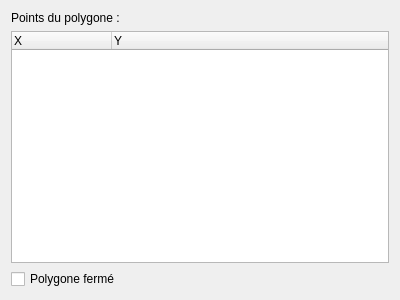
<?xml version="1.0" encoding="UTF-8"?>
<ui version="4.0">
 <class>PolygonEditor</class>
 <widget class="QWidget" name="PolygonEditor">
  <property name="geometry">
   <rect>
    <x>0</x>
    <y>0</y>
    <width>400</width>
    <height>300</height>
   </rect>
  </property>
  <property name="windowTitle">
   <string>Form</string>
  </property>
  <layout class="QVBoxLayout" name="m_main_layout">
   <item>
    <widget class="QLabel" name="label">
     <property name="text">
      <string>Points du polygone :</string>
     </property>
    </widget>
   </item>
   <item>
    <widget class="QTreeWidget" name="m_points_list_tree">
     <property name="contextMenuPolicy">
      <enum>Qt::ActionsContextMenu</enum>
     </property>
     <column>
      <property name="text">
       <string>X</string>
      </property>
     </column>
     <column>
      <property name="text">
       <string>Y</string>
      </property>
     </column>
    </widget>
   </item>
   <item>
    <widget class="QCheckBox" name="m_close_polygon_cb">
     <property name="text">
      <string>Polygone fermé</string>
     </property>
    </widget>
   </item>
  </layout>
  <action name="m_add_point_action">
   <property name="icon">
    <iconset resource="../../../qelectrotech.qrc">
     <normaloff>:/ico/16x16/list-add.png</normaloff>:/ico/16x16/list-add.png</iconset>
   </property>
   <property name="text">
    <string>Ajouter un point</string>
   </property>
  </action>
  <action name="m_remove_point_action">
   <property name="icon">
    <iconset resource="../../../qelectrotech.qrc">
     <normaloff>:/ico/16x16/list-remove.png</normaloff>:/ico/16x16/list-remove.png</iconset>
   </property>
   <property name="text">
    <string>Supprimer ce point</string>
   </property>
  </action>
 </widget>
 <resources>
  <include location="../../../qelectrotech.qrc"/>
 </resources>
 <connections/>
</ui>
